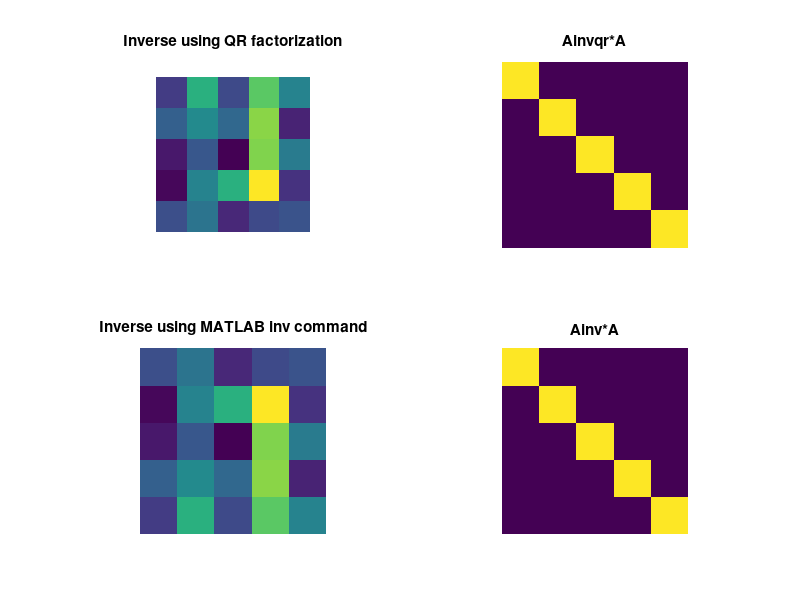

The MATLAB source for this figure:

n = input('Enter dimesion of the sqaure matrix : ');
A = round(5*randn(n));

[Q, R] = qr(A);

%Calculating inverse of R USING MCA METHOD
M = zeros(n);
C = zeros(n);
  
  
for i = 1:n
    for j = 1: n
        %slicing the lements of minor matrix
        rows = true(1,n);
        cols = true(1,n);
        rows(i) = false;
        cols(j) = false;
        
        %inserting the elemnts in minors matrix
        M(i,j) = det(R(rows, cols));
        
        %inserting the elements in co-factors matrix
        C(i,j) = (-1)^(i+j)*M(i,j);
    end
end

%calculating the inverse with adjugating matrix
Rinv = C'/det(R);


%calculating inverse of A
Ainvmca= Rinv*Q';

Ainv = inv(A);

clf
subplot(221)
hold on
imagesc(Ainvmca)
axis square, axis off
title('Inverse using QR factorization')

subplot(222)
imagesc(Ainvmca*A)
axis square, axis off
title('Ainvqr*A')

subplot(223)
imagesc(Ainv)
axis square, axis off
title('Inverse using MATLAB inv command')


subplot(224)
imagesc(Ainv*A)
axis square, axis off
title('Ainv*A')